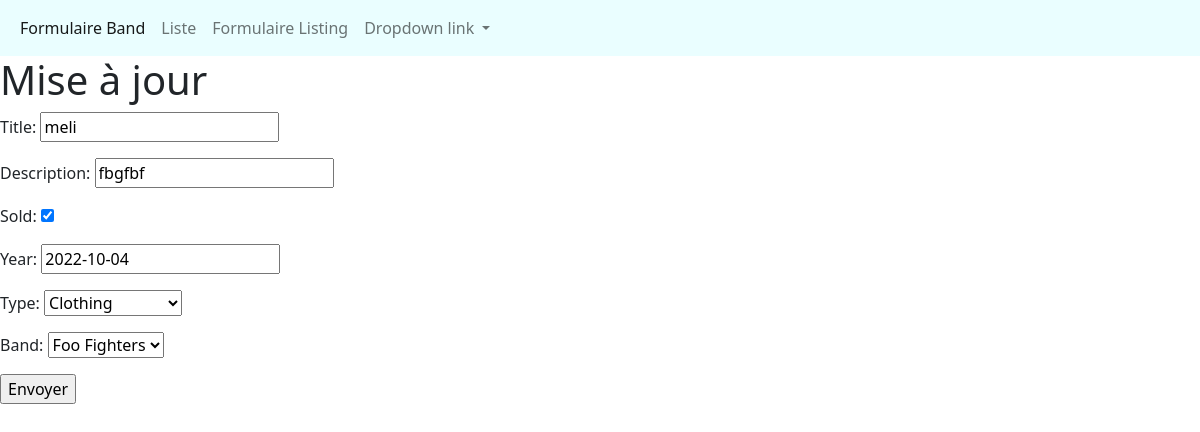
The page /listings/2/change/ on the database its author committed.
### listings/models.py (models this page shows, shortened)
class Listing(models.Model):
    class Annonce(models.TextChoices):
        RECORDS='RD'
        CLOTHING='CL'
        POSTERS='PO'
        MISCELLANEAOUS='MS'
    Title = models.CharField(max_length=200)
    description = models.CharField(max_length=100)
    sold = models.BooleanField(default=True)
    year = models.DateField(null=True)
    type=models.CharField(max_length=100,choices=Annonce.choices)
    band=models.ForeignKey(Band,null=True,on_delete=models.SET_NULL)

### listings/views.py (the view)
# urls.py: path('listings/<int:id>/change/', views.listing_update, name='listing-update'),
def listing_update(request,id):
    listing=Listing.objects.get(id=id)
    if request.method == 'POST':
        form = ListingForm(request.POST, instance=listing)
        if form.is_valid():
            form.save()
            return redirect('listings-detail', listing.id)
    else:
        form = ListingForm(instance=listing)
    return render(request,"listings/listing_update.html",{'form':form})

### listings/forms.py
class ListingForm(forms.ModelForm):
    class Meta:
        model =Listing
        fields = '__all__'

### listings/models.py (called while the page is built)
    def __str__(self) -> str:
        return f'{self.name}'

### listings/templates/listings/listing_update.html (shortened to what this page needs)
{% extends 'listings/base.html' %}
{% block content %}
<h1>Mise à jour </h1>
<form action="" method="post">
{{ form.as_p }}
 <input type="submit" value="Envoyer">
</form>
{% endblock content %}

### rows shown on the page
Listing: Title "meli", description "fbgfbf", sold "☑", year "2022-10-04", type "Clothing", band "Foo Fighters"
